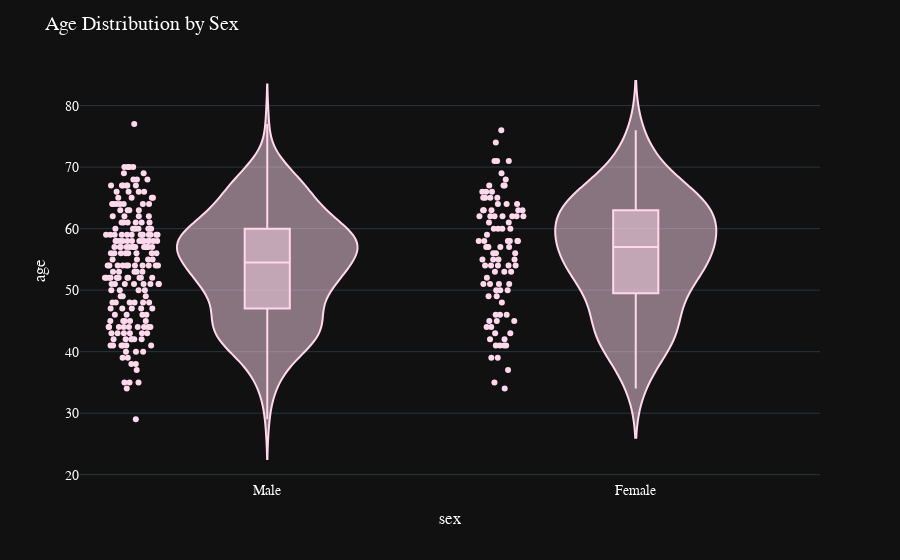
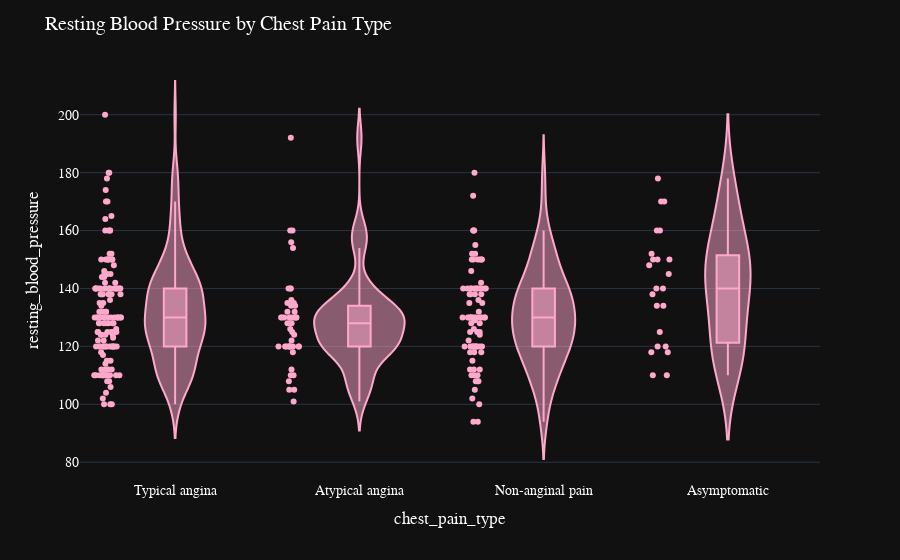
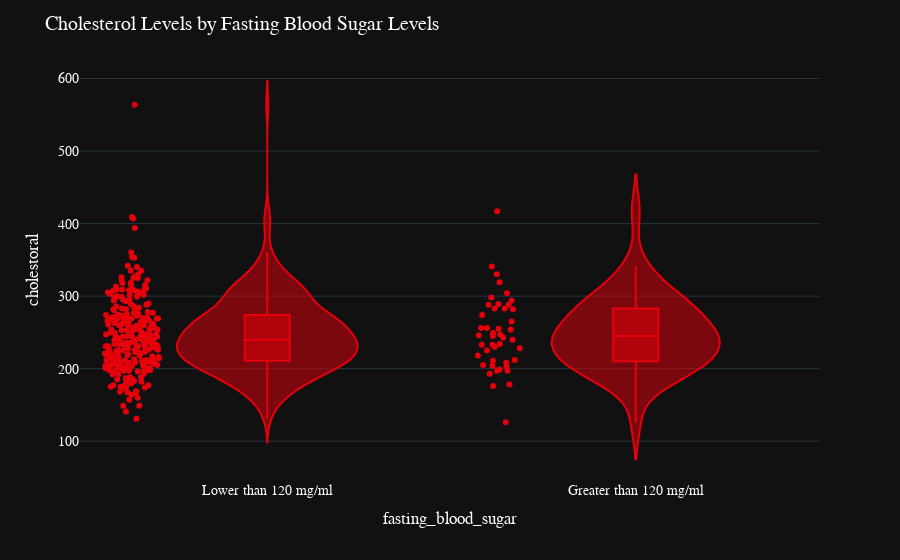

Notebook code for these charts, in order:
### Code cell
# Generate violin plots for each pair
for idx, (x_col, y_col, title) in enumerate(violin_vars):
    fig = plot_violin_plotly(heart_disease_clean_df, x_col, y_col, title, [color_palettes[idx % len(color_palettes)]])
    # save the plot - title is used as the filename
    fig.write_image(f"eda/violin_plots/{title}.png")
    fig.show()

### Figure 1 — Plotly figure (JSON) as saved in the notebook; plotly's stock layout.template omitted (floating-point values rounded to 4 significant figures; data arrays with more than 128 entries replaced by an {"elided": "..."} marker saying what was removed)
{"data": [{"alignmentgroup": "True", "box": {"visible": true}, "hovertemplate": "sex=%{x}<br>age=%{y}<extra></extra>", "legendgroup": "Male", "marker": {"color": "#ffd8ec"}, "name": "Male", "offsetgroup": "Male", "orientation": "v", "points": "all", "scalegroup": "True", "showlegend": true, "type": "violin", "x": {"elided": "206 str values"}, "x0": " ", "xaxis": "x", "y": {"elided": "206 int values"}, "y0": " ", "yaxis": "y"}, {"alignmentgroup": "True", "box": {"visible": true}, "hovertemplate": "sex=%{x}<br>age=%{y}<extra></extra>", "legendgroup": "Female", "marker": {"color": "#ffd8ec"}, "name": "Female", "offsetgroup": "Female", "orientation": "v", "points": "all", "scalegroup": "True", "showlegend": true, "type": "violin", "x": ["Female", "Female", "Female", "Female", "Female", "Female", "Female", "Female", "Female", "Female", "Female", "Female", "Female", "Female", "Female", "Female", "Female", "Female", "Female", "Female", "Female", "Female", "Female", "Female", "Female", "Female", "Female", "Female", "Female", "Female", "Female", "Female", "Female", "Female", "Female", "Female", "Female", "Female", "Female", "Female", "Female", "Female", "Female", "Female", "Female", "Female", "Female", "Female", "Female", "Female", "Female", "Female", "Female", "Female", "Female", "Female", "Female", "Female", "Female", "Female", "Female", "Female", "Female", "Female", "Female", "Female", "Female", "Female", "Female", "Female", "Female", "Female", "Female", "Female", "Female", "Female", "Female", "Female", "Female", "Female", "Female", "Female", "Female", "Female", "Female", "Female", "Female", "Female", "Female", "Female", "Female", "Female", "Female", "Female", "Female", "Female"], "x0": " ", "xaxis": "x", "y": [62, 58, 71, 43, 34, 51, 50, 67, 63, 42, 61, 58, 55, 65, 61, 55, 66, 66, 58, 57, 37, 62, 59, 62, 54, 62, 45, 57, 76, 43, 65, 60, 51, 58, 64, 63, 51, 67, 57, 45, 39, 56, 56, 60, 57, 44, 41, 49, 62, 54, 39, 62, 35, 71, 41, 45, 41, 64, 71, 58, 46, 52, 56, 74, 53, 53, 48, 63, 54, 65, 62, 46, 46, 64, 42, 51, 54, 65, 41, 63, 49, 58, 67, 60, 53, 50, 50, 54, 63, 55, 69, 66, 55, 60, 68, 44], "y0": " ", "yaxis": "y"}], "layout": {"font": {"color": "white", "family": "Courier New, monospace", "size": 14}, "legend": {"title": {"text": "sex"}, "tracegroupgap": 0}, "margin": {"t": 60}, "showlegend": false, "title": {"text": "Age Distribution by Sex"}, "violinmode": "overlay", "xaxis": {"anchor": "y", "categoryarray": ["Male", "Female"], "categoryorder": "array", "domain": [0, 1], "title": {"text": "sex"}}, "yaxis": {"anchor": "x", "domain": [0, 1], "title": {"text": "age"}}}}

### Figure 2 — Plotly figure (JSON) as saved in the notebook; plotly's stock layout.template omitted (floating-point values rounded to 4 significant figures; data arrays with more than 128 entries replaced by an {"elided": "..."} marker saying what was removed)
{"data": [{"alignmentgroup": "True", "box": {"visible": true}, "hovertemplate": "chest_pain_type=%{x}<br>resting_blood_pressure=%{y}<extra></extra>", "legendgroup": "Typical angina", "marker": {"color": "#ffa8cb"}, "name": "Typical angina", "offsetgroup": "Typical angina", "orientation": "v", "points": "all", "scalegroup": "True", "showlegend": true, "type": "violin", "x": {"elided": "143 str values"}, "x0": " ", "xaxis": "x", "y": {"elided": "143 int values"}, "y0": " ", "yaxis": "y"}, {"alignmentgroup": "True", "box": {"visible": true}, "hovertemplate": "chest_pain_type=%{x}<br>resting_blood_pressure=%{y}<extra></extra>", "legendgroup": "Atypical angina", "marker": {"color": "#ffa8cb"}, "name": "Atypical angina", "offsetgroup": "Atypical angina", "orientation": "v", "points": "all", "scalegroup": "True", "showlegend": true, "type": "violin", "x": ["Atypical angina", "Atypical angina", "Atypical angina", "Atypical angina", "Atypical angina", "Atypical angina", "Atypical angina", "Atypical angina", "Atypical angina", "Atypical angina", "Atypical angina", "Atypical angina", "Atypical angina", "Atypical angina", "Atypical angina", "Atypical angina", "Atypical angina", "Atypical angina", "Atypical angina", "Atypical angina", "Atypical angina", "Atypical angina", "Atypical angina", "Atypical angina", "Atypical angina", "Atypical angina", "Atypical angina", "Atypical angina", "Atypical angina", "Atypical angina", "Atypical angina", "Atypical angina", "Atypical angina", "Atypical angina", "Atypical angina", "Atypical angina", "Atypical angina", "Atypical angina", "Atypical angina", "Atypical angina", "Atypical angina", "Atypical angina", "Atypical angina", "Atypical angina", "Atypical angina", "Atypical angina", "Atypical angina", "Atypical angina", "Atypical angina", "Atypical angina"], "x0": " ", "xaxis": "x", "y": [118, 120, 136, 132, 135, 130, 154, 130, 134, 120, 128, 108, 120, 120, 110, 192, 120, 112, 120, 128, 130, 130, 130, 128, 120, 126, 124, 132, 130, 120, 105, 130, 122, 130, 160, 120, 105, 140, 120, 160, 110, 120, 140, 156, 134, 125, 101, 130, 140, 135], "y0": " ", "yaxis": "y"}, {"alignmentgroup": "True", "box": {"visible": true}, "hovertemplate": "chest_pain_type=%{x}<br>resting_blood_pressure=%{y}<extra></extra>", "legendgroup": "Non-anginal pain", "marker": {"color": "#ffa8cb"}, "name": "Non-anginal pain", "offsetgroup": "Non-anginal pain", "orientation": "v", "points": "all", "scalegroup": "True", "showlegend": true, "type": "violin", "x": ["Non-anginal pain", "Non-anginal pain", "Non-anginal pain", "Non-anginal pain", "Non-anginal pain", "Non-anginal pain", "Non-anginal pain", "Non-anginal pain", "Non-anginal pain", "Non-anginal pain", "Non-anginal pain", "Non-anginal pain", "Non-anginal pain", "Non-anginal pain", "Non-anginal pain", "Non-anginal pain", "Non-anginal pain", "Non-anginal pain", "Non-anginal pain", "Non-anginal pain", "Non-anginal pain", "Non-anginal pain", "Non-anginal pain", "Non-anginal pain", "Non-anginal pain", "Non-anginal pain", "Non-anginal pain", "Non-anginal pain", "Non-anginal pain", "Non-anginal pain", "Non-anginal pain", "Non-anginal pain", "Non-anginal pain", "Non-anginal pain", "Non-anginal pain", "Non-anginal pain", "Non-anginal pain", "Non-anginal pain", "Non-anginal pain", "Non-anginal pain", "Non-anginal pain", "Non-anginal pain", "Non-anginal pain", "Non-anginal pain", "Non-anginal pain", "Non-anginal pain", "Non-anginal pain", "Non-anginal pain", "Non-anginal pain", "Non-anginal pain", "Non-anginal pain", "Non-anginal pain", "Non-anginal pain", "Non-anginal pain", "Non-anginal pain", "Non-anginal pain", "Non-anginal pain", "Non-anginal pain", "Non-anginal pain", "Non-anginal pain", "Non-anginal pain", "Non-anginal pain", "Non-anginal pain", "Non-anginal pain", "Non-anginal pain", "Non-anginal pain", "Non-anginal pain", "Non-anginal pain", "Non-anginal pain", "Non-anginal pain", "Non-anginal pain", "Non-anginal pain", "Non-anginal pain", "Non-anginal pain", "Non-anginal pain", "Non-anginal pain", "Non-anginal pain", "Non-anginal pain", "Non-anginal pain", "Non-anginal pain", "Non-anginal pain", "Non-anginal pain", "Non-anginal pain", "Non-anginal pain", "Non-anginal pain", "Non-anginal pain"], "x0": " ", "xaxis": "x", "y": [140, 140, 140, 135, 120, 130, 130, 160, 129, 150, 128, 160, 120, 146, 138, 120, 152, 150, 130, 120, 138, 124, 140, 118, 108, 140, 122, 150, 126, 140, 138, 130, 120, 140, 115, 100, 130, 94, 130, 125, 112, 102, 120, 150, 118, 125, 138, 120, 132, 110, 140, 120, 150, 94, 136, 128, 130, 130, 110, 125, 155, 172, 130, 130, 130, 112, 105, 110, 142, 180, 160, 150, 108, 112, 130, 140, 130, 152, 120, 140, 118, 135, 120, 140, 120, 108], "y0": " ", "yaxis": "y"}, {"alignmentgroup": "True", "box": {"visible": true}, "hovertemplate": "chest_pain_type=%{x}<br>resting_blood_pressure=%{y}<extra></extra>", "legendgroup": "Asymptomatic", "marker": {"color": "#ffa8cb"}, "name": "Asymptomatic", "offsetgroup": "Asymptomatic", "orientation": "v", "points": "all", "scalegroup": "True", "showlegend": true, "type": "violin", "x": ["Asymptomatic", "Asymptomatic", "Asymptomatic", "Asymptomatic", "Asymptomatic", "Asymptomatic", "Asymptomatic", "Asymptomatic", "Asymptomatic", "Asymptomatic", "Asymptomatic", "Asymptomatic", "Asymptomatic", "Asymptomatic", "Asymptomatic", "Asymptomatic", "Asymptomatic", "Asymptomatic", "Asymptomatic", "Asymptomatic", "Asymptomatic", "Asymptomatic", "Asymptomatic"], "x0": " ", "xaxis": "x", "y": [125, 150, 120, 170, 118, 150, 134, 118, 152, 140, 110, 160, 170, 148, 120, 134, 145, 110, 178, 140, 138, 150, 160], "y0": " ", "yaxis": "y"}], "layout": {"font": {"color": "white", "family": "Courier New, monospace", "size": 14}, "legend": {"title": {"text": "chest_pain_type"}, "tracegroupgap": 0}, "margin": {"t": 60}, "showlegend": false, "title": {"text": "Resting Blood Pressure by Chest Pain Type"}, "violinmode": "overlay", "xaxis": {"anchor": "y", "categoryarray": ["Typical angina", "Atypical angina", "Non-anginal pain", "Asymptomatic"], "categoryorder": "array", "domain": [0, 1], "title": {"text": "chest_pain_type"}}, "yaxis": {"anchor": "x", "domain": [0, 1], "title": {"text": "resting_blood_pressure"}}}}

### Figure 3 — Plotly figure (JSON) as saved in the notebook; plotly's stock layout.template omitted (floating-point values rounded to 4 significant figures; data arrays with more than 128 entries replaced by an {"elided": "..."} marker saying what was removed)
{"data": [{"alignmentgroup": "True", "box": {"visible": true}, "hovertemplate": "fasting_blood_sugar=%{x}<br>cholestoral=%{y}<extra></extra>", "legendgroup": "Lower than 120 mg/ml", "marker": {"color": "#e5000c"}, "name": "Lower than 120 mg/ml", "offsetgroup": "Lower than 120 mg/ml", "orientation": "v", "points": "all", "scalegroup": "True", "showlegend": true, "type": "violin", "x": {"elided": "257 str values"}, "x0": " ", "xaxis": "x", "y": {"elided": "257 int values"}, "y0": " ", "yaxis": "y"}, {"alignmentgroup": "True", "box": {"visible": true}, "hovertemplate": "fasting_blood_sugar=%{x}<br>cholestoral=%{y}<extra></extra>", "legendgroup": "Greater than 120 mg/ml", "marker": {"color": "#e5000c"}, "name": "Greater than 120 mg/ml", "offsetgroup": "Greater than 120 mg/ml", "orientation": "v", "points": "all", "scalegroup": "True", "showlegend": true, "type": "violin", "x": ["Greater than 120 mg/ml", "Greater than 120 mg/ml", "Greater than 120 mg/ml", "Greater than 120 mg/ml", "Greater than 120 mg/ml", "Greater than 120 mg/ml", "Greater than 120 mg/ml", "Greater than 120 mg/ml", "Greater than 120 mg/ml", "Greater than 120 mg/ml", "Greater than 120 mg/ml", "Greater than 120 mg/ml", "Greater than 120 mg/ml", "Greater than 120 mg/ml", "Greater than 120 mg/ml", "Greater than 120 mg/ml", "Greater than 120 mg/ml", "Greater than 120 mg/ml", "Greater than 120 mg/ml", "Greater than 120 mg/ml", "Greater than 120 mg/ml", "Greater than 120 mg/ml", "Greater than 120 mg/ml", "Greater than 120 mg/ml", "Greater than 120 mg/ml", "Greater than 120 mg/ml", "Greater than 120 mg/ml", "Greater than 120 mg/ml", "Greater than 120 mg/ml", "Greater than 120 mg/ml", "Greater than 120 mg/ml", "Greater than 120 mg/ml", "Greater than 120 mg/ml", "Greater than 120 mg/ml", "Greater than 120 mg/ml", "Greater than 120 mg/ml", "Greater than 120 mg/ml", "Greater than 120 mg/ml", "Greater than 120 mg/ml", "Greater than 120 mg/ml", "Greater than 120 mg/ml", "Greater than 120 mg/ml", "Greater than 120 mg/ml", "Greater than 120 mg/ml", "Greater than 120 mg/ml"], "x0": " ", "xaxis": "x", "y": [203, 294, 341, 204, 211, 319, 256, 228, 230, 283, 212, 197, 249, 256, 255, 193, 208, 126, 218, 417, 225, 298, 330, 283, 288, 289, 234, 240, 205, 288, 245, 265, 243, 199, 247, 176, 246, 233, 274, 254, 304, 197, 282, 178, 233], "y0": " ", "yaxis": "y"}], "layout": {"font": {"color": "white", "family": "Courier New, monospace", "size": 14}, "legend": {"title": {"text": "fasting_blood_sugar"}, "tracegroupgap": 0}, "margin": {"t": 60}, "showlegend": false, "title": {"text": "Cholesterol Levels by Fasting Blood Sugar Levels"}, "violinmode": "overlay", "xaxis": {"anchor": "y", "categoryarray": ["Lower than 120 mg/ml", "Greater than 120 mg/ml"], "categoryorder": "array", "domain": [0, 1], "title": {"text": "fasting_blood_sugar"}}, "yaxis": {"anchor": "x", "domain": [0, 1], "title": {"text": "cholestoral"}}}}
